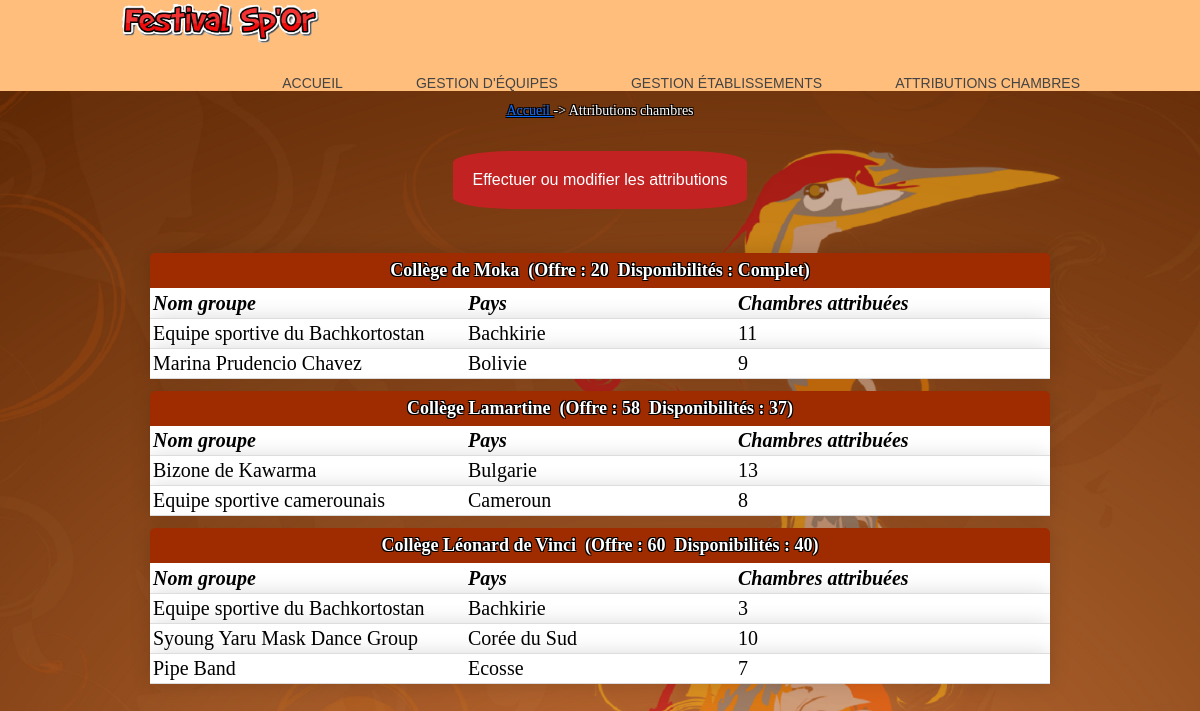
The app's page /consultationAttributions.php with its own data.
### tables this page shows
create table Etablissement 
(
	id char(8) not null, 
	nom varchar(45) not null,
	adresseRue varchar(45) not null, 
	codePostal char(5) not null, 
	ville varchar(35) not null,
	tel varchar(13) not null,
	adresseElectronique varchar(70), 
	type integer(1) not null,
	civiliteResponsable varchar(12) not null,
	nomResponsable varchar(25) not null,
	prenomResponsable varchar(25),
	nombreChambresOffertes integer,
	constraint pk_Etablissement primary key(id)
);

create table Groupe
(
	id char(4) not null, 
	nom varchar(40) not null, 
	identiteResponsable varchar(40) not null,
	adressePostale varchar(120) not null,
	nombrePersonnes integer not null, 
	nomPays varchar(40) not null, 
	hebergement char(1) not null,
	stand boolean not null,
	constraint pk_Groupe primary key(id)
);

create table Attribution

(
	idEtab char(8) not null, 
	idGroupe char(4) not null, 
	nombreChambres integer not null,
	constraint pk_Attribution primary key(idEtab, idGroupe)
);

### _gestionBase.inc.php (called while the page is built, shortened)
<?php
   $hote="localhost";
   $login="root";
   $mdp="";
   try{
      $connexion = new PDO("mysql:host=$hote;dbname=festival", $login, $mdp);
      $connexion->exec("set names utf8");
      return $connexion;
   }
   catch(PDOException $e){
      echo "Erreur :" . $e->getMessage();
      die();
   }
function obtenirReqEtablissementsAyantChambresAttribuées()
{
   $req="SELECT distinct id, nom, nombreChambresOffertes from Etablissement,
         Attribution where id = idEtab order by id";
   return $req;
}
function obtenirNbEtabOffrantChambres($connexion)
{
   $req="SELECT count(*) as nombreEtabOffrantChambres from Etablissement where
         nombreChambresOffertes!=0";
   $rsEtabOffrantChambres=$connexion->query($req);
   $lgEtabOffrantChambres=$rsEtabOffrantChambres->fetch();
   return $lgEtabOffrantChambres["nombreEtabOffrantChambres"];
}
function obtenirNbOccup($connexion, $idEtab)
{
   $req="SELECT IFNULL(sum(nombreChambres), 0) as totalChambresOccup from
        Attribution where idEtab='$idEtab'";
   $rsOccup=$connexion->query($req);
   $lgOccup=$rsOccup->fetchAll();
   foreach ($lgOccup as $row) {
      return $row["totalChambresOccup"];
   }
}
function obtenirReqGroupesEtab($id)
{
   $req="SELECT distinct id, nom, nompays from Groupe, Attribution where
        Attribution.idGroupe=Groupe.id and idEtab='$id'";
   return $req;
}
function obtenirNbOccupGroupe($connexion, $idEtab, $idGroupe)
{
   $req="SELECT nombreChambres From Attribution where idEtab='$idEtab'
        and idGroupe='$idGroupe'";
   $rsAttribGroupe=$connexion->query($req);
   if ($lgAttribGroupe=$rsAttribGroupe->fetch())
      return $lgAttribGroupe["nombreChambres"];
   else
      return 0;
}
?>

### consultationAttributions.php (the view, shortened to what this page needs)
<?php
include("_debut.inc.php");
include("_gestionBase.inc.php");
echo "<br><p align='center' class='textArianne'><a  href = 'index.php'> Accueil </a> ->  Attributions chambres</p><br> ";
$nbEtab=obtenirNbEtabOffrantChambres($connexion);
if ($nbEtab!=0)
{
   echo "
   <table width='75%' cellspacing='0' cellpadding='0' align='center'
   <tr><td>
   <p align='center'><a class='buttonCréa' href='modificationAttributions.php?action=demanderModifAttrib'>
   Effectuer ou modifier les attributions</a></p></td></tr></table><br><br>";
   $req=obtenirReqEtablissementsAyantChambresAttribuées();
   $rsEtab=$connexion->query($req);
   $lgEtab=$rsEtab->fetch();
   while($lgEtab!=FALSE)
   {
      $idEtab=$lgEtab['id'];
      $nomEtab=$lgEtab['nom'];
      echo "
      <table width='75%' cellspacing='0' cellpadding='0' align='center'
      class='content-table'>";
      $nbOffre=$lgEtab["nombreChambresOffertes"];
      $nbOccup=obtenirNbOccup($connexion, $idEtab);
      $nbChLib = $nbOffre - $nbOccup;
      echo "
      <thead>
      <tr>";
         if($nbChLib != 0){
         echo"
         <th colspan='3' align='left'><strong>$nomEtab</strong>&nbsp;
         (Offre : $nbOffre&nbsp;&nbsp;Disponibilités : $nbChLib)
         </th>";
         }else{
         echo"
         <th colspan='3' align='left'><strong>$nomEtab</strong>&nbsp;
         (Offre : $nbOffre&nbsp;&nbsp;Disponibilités : Complet)
         </th>" ;
         }
         echo"
      </tr>
      </thead>
      ";
      echo "
      <tr>
         <td width='35%' align='left'><i><strong>Nom groupe</strong></i></td>
         <td width='30%' align='left'><i><strong>Pays</strong></i></td>
         <td width='35%' align='left'><i><strong>Chambres attribuées</strong></i>
         </td>
      </tr>";
      $req=obtenirReqGroupesEtab($idEtab);
      $rsGroupe=$connexion->query($req);
      $lgGroupe=$rsGroupe->fetch();
      while($lgGroupe!=FALSE)
      {
         $idGroupe=$lgGroupe['id'];
         $nomGroupe=$lgGroupe['nom'];
         $paysGroupe=$lgGroupe['nompays'];
         echo "
         <tr class='content-table'>
            <td width='35%' align='left'>$nomGroupe</td>
            <td width='30%' align='left'>$paysGroupe</td>";
         $nbOccupGroupe=obtenirNbOccupGroupe($connexion, $idEtab, $idGroupe);
         echo "
            <td width='35%' align='left'>$nbOccupGroupe</td>
         </tr>";
         $lgGroupe=$rsGroupe->fetch();
      }
      echo "
      </table><br>";
      $lgEtab=$rsEtab->fetch();
   }
}
?>

### _debut.inc.php (shortened to what this page needs)
<!DOCTYPE HTML PUBLIC "-//W3C//DTD HTML 4.01 Transitional//EN"
"http://www.w3.org/TR/html4/loose.dtd">
<html lang="fr">
<head>
<link href="css/cssGeneral.css" rel="stylesheet" type="text/css">
<link rel="stylesheet" href="css/bootstrap.css">
<link rel="stylesheet" type="text/css" href="css/fond.css">
</head>
<body class="basePage">
<header>
   <div class="containing">
      <img src="images/lettre2.png" alt="" class="logo">
      <nav>
         <ul>
            <li><a href="index.php">Accueil</a></li>
            <li><a href="gestionEquipe.php">
            Gestion d'équipes</a></li>
            <li><a href="listeEtablissements.php">
            Gestion établissements</a></li>
            <li><a href="consultationAttributions.php">
            Attributions chambres</a></li>
         </ul>
      </nav>
   </div>
</header>
</body>

### css/cssGeneral.css (style rules this page uses)
.buttonCréa { background-color: #c22222; border: none; color: rgb(255, 255, 255); padding: 20px; text-align: center; text-decoration: none; display: inline-block; font-size: 16px; margin: 4px 2px; border-radius: 20%; }
.basePage { color:black; font:11px Arial, Helvetica, sans-serif; }
.textArianne { color:#FFFFFF; font:14px Georgia, "Times New Roman", Times, serif; text-shadow: -1px -1px 0 #000, 1px -1px 0 #000, -1px 1px 0 #000, 1px 1px 0 #000; }
td,tr { text-align: left; font:11px Arial, Helvetica, sans-serif; }
.content-table { border-radius: 5px 5px 0 0; overflow: hidden; box-shadow: 0 0 20px rgba(0, 0, 0, 0.15); }
.content-table thead tr { height:35px; font:18px Georgia, "Times New Roman", Times, serif; text-shadow: -1px -1px 0 #000, 1px -1px 0 #000, -1px 1px 0 #000, 1px 1px 0 #000; text-align:center; background-color: #9F2B00; color: #ffffff; }
.content-table td { background-color:#ffffff; height:30px; text-align:left; color:#000; font:20px Georgia, "Times New Roman", Times, serif; padding-left:3px; }
.content-table tbody tr { border-bottom: 1px solid #dddddd; }
.content-table tbody tr:nth-of-type(even) { background-color: #000; }
.containing { width: 80%; margin: 0 auto; }
header { background: #FFBE7C; }
header::after { content: ''; display: table; clear: both; }
.logo { width: 21%; float: left; }
nav { float: right; }
nav ul { margin: 0; padding: 0; list-style: none; }
nav li { display: inline-block; margin-left: 70px; padding-top: 30px; position: relative; }
nav a { color: #444; text-decoration: none; text-transform: uppercase; font-size: 14px; }
nav a::before { content: ''; display: block; height: 5px; background-color: #444; position: absolute; top: 0; width: 0%; transition: all ease-in-out 250ms; }

### css/fond.css (style rules this page uses)
body { background-image: url("../images/fond4.PNG"); background-size: cover; background-repeat: no-repeat; background-attachment: fixed; }

### records on screen
etablissement: nom "Collège de Moka", nombreChambresOffertes "20", id.nombreChambres "11", id.nombreChambres "9"
groupe: nom "Equipe sportive du Bachkortostan", nomPays "Bachkirie"
groupe: nom "Marina Prudencio Chavez", nomPays "Bolivie"
etablissement: nom "Collège Lamartine", nombreChambresOffertes "58", nbChLib "37", id.nombreChambres "13", id.nombreChambres "8"
groupe: nom "Bizone de Kawarma", nomPays "Bulgarie"
groupe: nom "Equipe sportive camerounais", nomPays "Cameroun"
etablissement: nom "Collège Léonard de Vinci", nombreChambresOffertes "60", nombreChambresOffertes "40", id "3", id.nombreChambres "10", id.nombreChambres "7"
groupe: nom "Syoung Yaru Mask Dance Group", nomPays "Corée du Sud"
groupe: nom "Pipe Band", nomPays "Ecosse"
